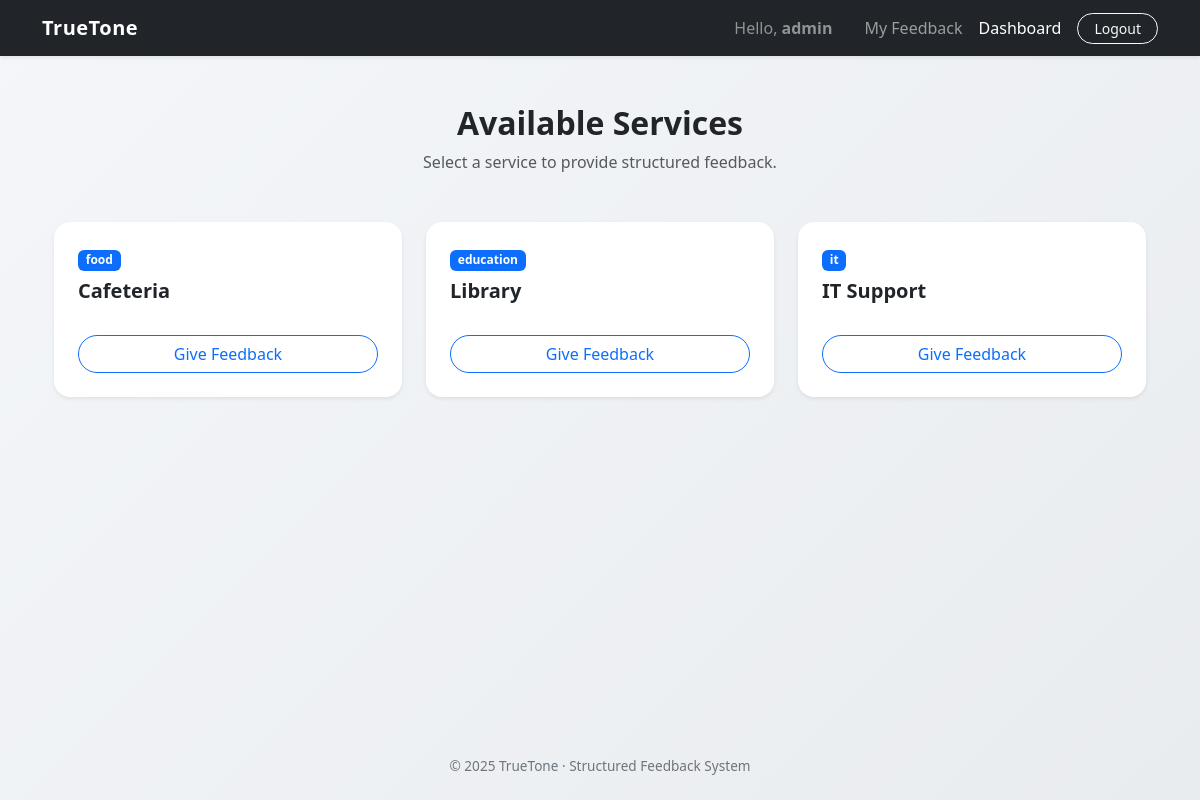
Screenshot of /services/ (signed in) with the database file from the repository.
### accounts/models.py (models this page shows, shortened)
class User(AbstractUser):
    ROLE_CHOICES = (
        ('user', 'User'),
        ('owner', 'Service Owner'),
        ('admin', 'Admin'),
    )
    role = models.CharField(
        max_length=10,
        choices=ROLE_CHOICES,
        default='user'
    )

### services/models.py (models this page shows, shortened)
class Service(models.Model):
    SERVICE_CATEGORIES = [
        ('education', 'Eğitim'),
        ('food', 'Beslenme/Yemek'),
        ('facility', 'Tesis/Altyapı'),
        ('it', 'Bilgi İşlem'),
    ]
    name = models.CharField(max_length=100)
    category = models.CharField(max_length=50, choices=SERVICE_CATEGORIES)
    description = models.TextField()
    owner = models.ForeignKey(
        settings.AUTH_USER_MODEL,
        on_delete=models.CASCADE,
        related_name='managed_services'
    )

### services/views.py (the view)
# urls.py: path('', views.service_list, name='service_list'),
def service_list(request):
    services = Service.objects.all()
    return render(request, 'services/service_list.html', {'services': services})

### services/templates/services/service_list.html (shortened to what this page needs)
{% extends "base.html" %}
{% block content %}
<div class="container">
    <div class="text-center mb-5">
        <h2 class="fw-bold">Available Services</h2>
        <p class="text-muted">Select a service to provide structured feedback.</p>
    </div>
    <div class="row g-4">
        {% for service in services %}
        <div class="col-md-4">
            <div class="card h-100 shadow-sm border-0 rounded-4 transition-hover">
                <div class="card-body p-4">
                    <div class="badge bg-primary mb-2">{{ service.category }}</div> <h5 class="card-title fw-bold">{{ service.name }}</h5> <p class="card-text text-muted small">{{ service.short_description }}</p> </div>
                <div class="card-footer bg-transparent border-0 p-4 pt-0">
                    <a href="{% url 'feedback:submit_feedback' service.id %}" class="btn btn-outline-primary w-100 rounded-pill">
                        Give Feedback
                    </a>
                </div>
            </div>
        </div>
        {% empty %}
        <div class="col-12 text-center">
            <p class="text-muted">No services available at the moment.</p>
        </div>
        {% endfor %}
    </div>
</div>
{% endblock %}

### templates/base.html (shortened to what this page needs)
<!DOCTYPE html>
<html lang="en">
<head>
  <link href="https://cdn.jsdelivr.net/npm/bootstrap@5.3.2/dist/css/bootstrap.min.css" rel="stylesheet">
</head>
<body class="d-flex flex-column">
<nav class="navbar navbar-expand-lg navbar-dark bg-dark shadow-sm">
  <div class="container">
    <a class="navbar-brand" href="/">TrueTone</a>
    <div class="collapse navbar-collapse show">
      <ul class="navbar-nav ms-auto align-items-center">
        {% if user.is_authenticated %}
          <li class="nav-item me-3">
            <span class="nav-link text-white-50">Hello, <strong>{{ user.username }}</strong></span>
          </li>
          <li class="nav-item">
            <a class="nav-link" href="{% url 'feedback:user_feedback_list' %}">My Feedback</a>
          </li>
          {% if user.managed_services.exists or user.is_superuser %}
            <li class="nav-item">
              <a class="nav-link text-white" href="{% url 'feedback:service_owner_dashboard' %}">Dashboard</a>
            </li>
          {% endif %}
          <li class="nav-item ms-lg-2">
            <form action="{% url 'logout' %}" method="post" style="display:inline;">
              <button type="submit" class="btn btn-outline-light btn-sm rounded-pill px-3">Logout</button>
            </form>
          </li>
        {% endif %}
      </ul>
    </div>
  </div>
</nav>
<main class="container py-5 flex-grow-1">
  {% block content %}
  {% endblock %}
</main>
<footer class="text-center py-4">
  © 2025 TrueTone · Structured Feedback System
</footer>
</body>
</html>

### templates/base.html (style rules this page uses)
body { background: linear-gradient(135deg, #f4f6f9, #e9ecef); min-height: 100vh; }
.navbar-brand { font-weight: 700; letter-spacing: 0.5px; }
.nav-link { transition: color 0.2s ease; position: relative; }
footer { font-size: 0.85rem; color: #6c757d; }

### services/templates/services/service_list.html (style rules this page uses)
.transition-hover { transition: transform 0.2s ease, shadow 0.2s ease; }

### rows the page displays
User: username "admin"
Service: category "food", name "Cafeteria"
Service: category "education", name "Library"
Service: category "it", name "IT Support"
